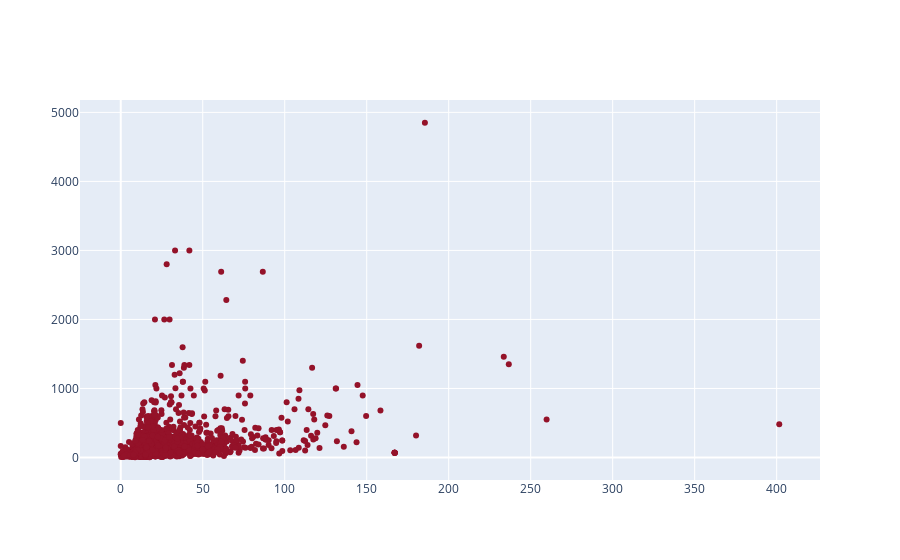

The notebook cell this image was saved under:
### Markdown cell above
### Freight Price x Product Price

### Code cell
# Freight price
configure_plotly_browser_state()

# Creating the graph
trace_03 = go.Scatter(x = df_initial['order_freight_value'],
                   y = df_initial['order_products_value'],
                   mode = 'markers',
                   # hover customized text to be shown
                   text = 'Order status: ' + df_initial['order_status'] +
                          '<br>' + 'Class: ' + df_initial['most_voted_class'],
                   # hover exhibition 
                   hoverinfo = 'text+x+y', 
                   marker = {'color': '#941229'})

# Keep the graph in a list
data = [trace_03]

# Layout

config_layout = go.Layout(title = 'Freight price x Product price',
                          yaxis = {'title': 'product price',
                                   'tickformat': '.',
                                   'tickprefix': 'R$ '},
                          xaxis = {'title': 'freight price',
                                   'tickformat': '.',
                                   'tickprefix': 'R$ '})

# Creating a fig
fig = go.Figure(data = trace_03, layout = config_layout)

# Plot the graph
py.iplot(data)

### Figure 1 — Plotly figure (JSON) as saved in the notebook; plotly's stock layout.template omitted (floating-point values rounded to 4 significant figures; data arrays with more than 128 entries replaced by an {"elided": "..."} marker saying what was removed)
{"data": [{"text": {"elided": "3584 str values"}, "y": {"elided": "3584 float values"}, "mode": "markers", "hoverinfo": "text+x+y", "marker": {"color": "#941229"}, "x": {"elided": "3584 float values"}, "type": "scatter"}], "layout": {}}
